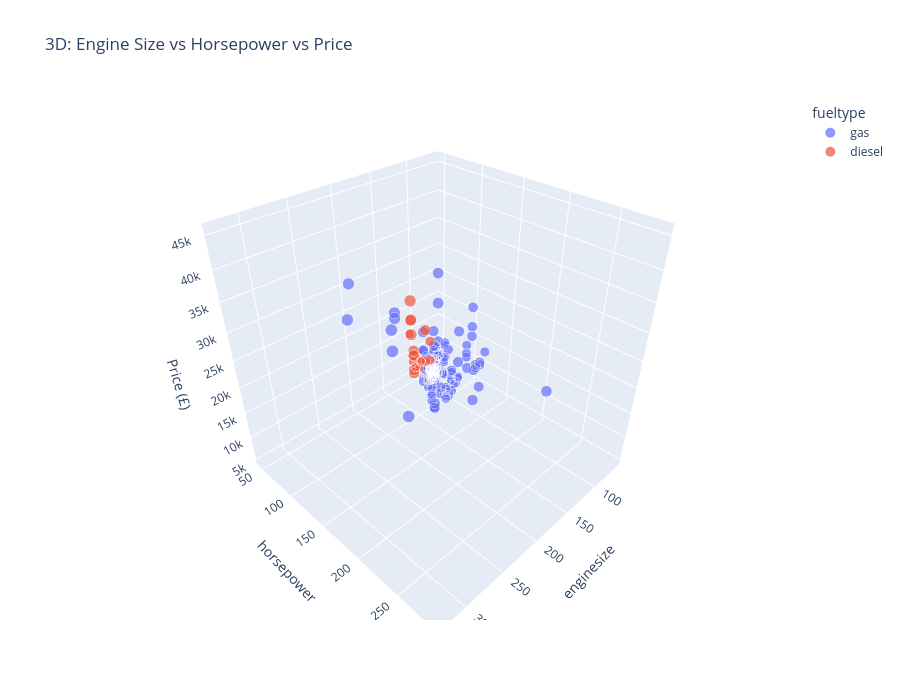

Notebook cell for this chart:
### Markdown cell above
### 4.3 Advanced Plotly Features

### Code cell
# 4.3.1 3D Scatter Plot
fig = px.scatter_3d(df, x='enginesize', y='horsepower', z='price',
                    color='fueltype',
                    size='curbweight',
                    hover_data=['brand', 'CarName'],
                    title='3D: Engine Size vs Horsepower vs Price',
                    labels={'price': 'Price (£)'})

fig.update_layout(height=700)
fig.show()

print("💡 Key Learning: 3D plots add another dimension for complex relationships.")

### Figure 1 — Plotly figure (JSON) as saved in the notebook; plotly's stock layout.template omitted (floating-point values rounded to 4 significant figures; data arrays with more than 128 entries replaced by an {"elided": "..."} marker saying what was removed)
{"data": [{"customdata": {"elided": "185x2 str values"}, "hovertemplate": "fueltype=gas<br>enginesize=%{x}<br>horsepower=%{y}<br>Price (£)=%{z}<br>curbweight=%{marker.size}<br>brand=%{customdata[0]}<br>CarName=%{customdata[1]}<extra></extra>", "legendgroup": "gas", "marker": {"color": "#636efa", "size": {"elided": "185 int values"}, "sizemode": "area", "sizeref": 10.16, "symbol": "circle"}, "mode": "markers", "name": "gas", "scene": "scene", "showlegend": true, "type": "scatter3d", "x": {"elided": "185 int values"}, "y": {"elided": "185 int values"}, "z": {"elided": "185 float values"}}, {"customdata": [["mazda", "mazda glc deluxe"], ["mazda", "mazda rx-7 gs"], ["buick", "buick electra 225 custom"], ["buick", "buick century luxus (sw)"], ["buick", "buick century"], ["buick", "buick skyhawk"], ["nissan", "nissan gt-r"], ["peugeot", "peugeot 304"], ["peugeot", "peugeot 504"], ["peugeot", "peugeot 604sl"], ["peugeot", "peugeot 505s turbo diesel"], ["peugeot", "peugeot 504"], ["toyota", "toyota corona"], ["toyota", "toyota corolla"], ["toyota", "toyota celica gt"], ["volkswagen", "vokswagen rabbit"], ["volkswagen", "volkswagen model 111"], ["volkswagen", "volkswagen super beetle"], ["volkswagen", "volkswagen rabbit custom"], ["volvo", "volvo 246"]], "hovertemplate": "fueltype=diesel<br>enginesize=%{x}<br>horsepower=%{y}<br>Price (£)=%{z}<br>curbweight=%{marker.size}<br>brand=%{customdata[0]}<br>CarName=%{customdata[1]}<extra></extra>", "legendgroup": "diesel", "marker": {"color": "#EF553B", "size": [2443, 2700, 3515, 3750, 3495, 3770, 2017, 3197, 3430, 3252, 3485, 3252, 2275, 2275, 2480, 2261, 2264, 2319, 2579, 3217], "sizemode": "area", "sizeref": 10.16, "symbol": "circle"}, "mode": "markers", "name": "diesel", "scene": "scene", "showlegend": true, "type": "scatter3d", "x": [122, 134, 183, 183, 183, 183, 103, 152, 152, 152, 152, 152, 110, 110, 110, 97, 97, 97, 97, 145], "y": [64, 72, 123, 123, 123, 123, 55, 95, 95, 95, 95, 95, 56, 56, 73, 52, 52, 68, 68, 106], "z": [10800.0, 18340.0, 25550.0, 28250.0, 28180.0, 31600.0, 7099.0, 13200.0, 13860.0, 16900.0, 17080.0, 17950.0, 7898.0, 7788.0, 10700.0, 7775.0, 7995.0, 9495.0, 13840.0, 22470.0]}], "layout": {"height": 700, "legend": {"itemsizing": "constant", "title": {"text": "fueltype"}, "tracegroupgap": 0}, "scene": {"domain": {"x": [0, 1], "y": [0, 1]}, "xaxis": {"title": {"text": "enginesize"}}, "yaxis": {"title": {"text": "horsepower"}}, "zaxis": {"title": {"text": "Price (£)"}}}, "title": {"text": "3D: Engine Size vs Horsepower vs Price"}}}
